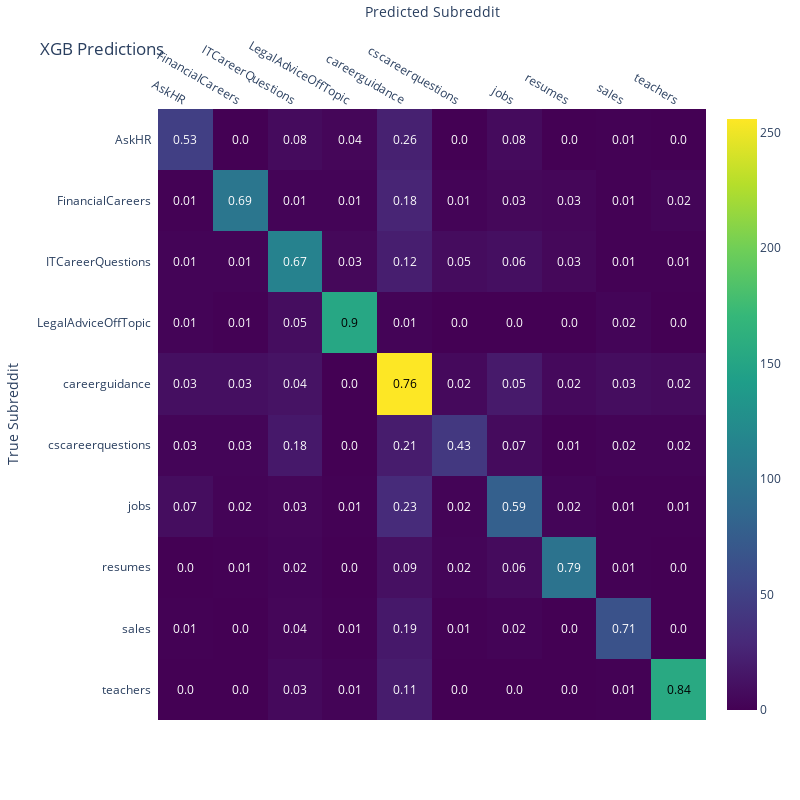

The code cell stored with this chart in its notebook:
### Markdown cell above
XGBoost in comprasion to the linear svc

### Code cell
#XGB
predicted_subreddit_names = label_encoder.inverse_transform(results)
true_subreddit_names = label_encoder.inverse_transform(y_test)

# Compute the confusion matrix
conf_matrix = confusion_matrix(true_subreddit_names, predicted_subreddit_names)

# Get unique class names in the right order
sorted_unique_names = np.unique(np.concatenate((true_subreddit_names, predicted_subreddit_names)))

# Create the heatmap
fig = ff.create_annotated_heatmap(
    z=conf_matrix,
    x=sorted_unique_names.tolist(),  
    y=sorted_unique_names.tolist(),  
    colorscale='Viridis',
    annotation_text=np.around(conf_matrix.astype(float) / conf_matrix.sum(axis=1)[:, np.newaxis], decimals=2).astype(str),
    hoverinfo="z",
    showscale=True
)

# Update the layout
fig.update_layout(
    title='XGB Predictions',
    xaxis=dict(title='Predicted Subreddit'),
    yaxis=dict(title='True Subreddit', autorange='reversed'),
    width=800,  
    height=800,
)

# Show the figure
fig.show()
# Convert Plotly fig to a static image bytes
img_bytes = pio.to_image(fig, format='png')

# Display the static image
Image(img_bytes)

### Figure 1 — Plotly figure (JSON) as saved in the notebook; plotly's stock layout.template omitted (floating-point values rounded to 4 significant figures)
{"data": [{"colorscale": [[0, "#440154"], [0.1111, "#482878"], [0.2222, "#3e4989"], [0.3333, "#31688e"], [0.4444, "#26828e"], [0.5556, "#1f9e89"], [0.6667, "#35b779"], [0.7778, "#6ece58"], [0.8889, "#b5de2b"], [1, "#fde725"]], "hoverinfo": "z", "reversescale": false, "showscale": true, "type": "heatmap", "x": ["AskHR", "FinancialCareers", "ITCareerQuestions", "LegalAdviceOffTopic", "careerguidance", "cscareerquestions", "jobs", "resumes", "sales", "teachers"], "y": ["AskHR", "FinancialCareers", "ITCareerQuestions", "LegalAdviceOffTopic", "careerguidance", "cscareerquestions", "jobs", "resumes", "sales", "teachers"], "z": [[48, 0, 7, 4, 23, 0, 7, 0, 1, 0], [1, 101, 2, 2, 26, 2, 5, 4, 1, 3], [2, 2, 114, 5, 21, 8, 10, 5, 1, 1], [2, 1, 9, 152, 2, 0, 0, 0, 3, 0], [10, 10, 13, 0, 256, 6, 18, 6, 9, 7], [3, 3, 17, 0, 20, 42, 7, 1, 2, 2], [9, 2, 4, 1, 31, 2, 78, 3, 1, 1], [0, 1, 3, 0, 11, 3, 7, 97, 1, 0], [1, 0, 4, 1, 17, 1, 2, 0, 65, 0], [0, 0, 6, 2, 20, 0, 0, 0, 1, 155]]}], "layout": {"annotations": [{"font": {"color": "#FFFFFF"}, "showarrow": false, "text": "0.53", "x": "AskHR", "xref": "x", "y": "AskHR", "yref": "y"}, {"font": {"color": "#FFFFFF"}, "showarrow": false, "text": "0.0", "x": "FinancialCareers", "xref": "x", "y": "AskHR", "yref": "y"}, {"font": {"color": "#FFFFFF"}, "showarrow": false, "text": "0.08", "x": "ITCareerQuestions", "xref": "x", "y": "AskHR", "yref": "y"}, {"font": {"color": "#FFFFFF"}, "showarrow": false, "text": "0.04", "x": "LegalAdviceOffTopic", "xref": "x", "y": "AskHR", "yref": "y"}, {"font": {"color": "#FFFFFF"}, "showarrow": false, "text": "0.26", "x": "careerguidance", "xref": "x", "y": "AskHR", "yref": "y"}, {"font": {"color": "#FFFFFF"}, "showarrow": false, "text": "0.0", "x": "cscareerquestions", "xref": "x", "y": "AskHR", "yref": "y"}, {"font": {"color": "#FFFFFF"}, "showarrow": false, "text": "0.08", "x": "jobs", "xref": "x", "y": "AskHR", "yref": "y"}, {"font": {"color": "#FFFFFF"}, "showarrow": false, "text": "0.0", "x": "resumes", "xref": "x", "y": "AskHR", "yref": "y"}, {"font": {"color": "#FFFFFF"}, "showarrow": false, "text": "0.01", "x": "sales", "xref": "x", "y": "AskHR", "yref": "y"}, {"font": {"color": "#FFFFFF"}, "showarrow": false, "text": "0.0", "x": "teachers", "xref": "x", "y": "AskHR", "yref": "y"}, {"font": {"color": "#FFFFFF"}, "showarrow": false, "text": "0.01", "x": "AskHR", "xref": "x", "y": "FinancialCareers", "yref": "y"}, {"font": {"color": "#FFFFFF"}, "showarrow": false, "text": "0.69", "x": "FinancialCareers", "xref": "x", "y": "FinancialCareers", "yref": "y"}, {"font": {"color": "#FFFFFF"}, "showarrow": false, "text": "0.01", "x": "ITCareerQuestions", "xref": "x", "y": "FinancialCareers", "yref": "y"}, {"font": {"color": "#FFFFFF"}, "showarrow": false, "text": "0.01", "x": "LegalAdviceOffTopic", "xref": "x", "y": "FinancialCareers", "yref": "y"}, {"font": {"color": "#FFFFFF"}, "showarrow": false, "text": "0.18", "x": "careerguidance", "xref": "x", "y": "FinancialCareers", "yref": "y"}, {"font": {"color": "#FFFFFF"}, "showarrow": false, "text": "0.01", "x": "cscareerquestions", "xref": "x", "y": "FinancialCareers", "yref": "y"}, {"font": {"color": "#FFFFFF"}, "showarrow": false, "text": "0.03", "x": "jobs", "xref": "x", "y": "FinancialCareers", "yref": "y"}, {"font": {"color": "#FFFFFF"}, "showarrow": false, "text": "0.03", "x": "resumes", "xref": "x", "y": "FinancialCareers", "yref": "y"}, {"font": {"color": "#FFFFFF"}, "showarrow": false, "text": "0.01", "x": "sales", "xref": "x", "y": "FinancialCareers", "yref": "y"}, {"font": {"color": "#FFFFFF"}, "showarrow": false, "text": "0.02", "x": "teachers", "xref": "x", "y": "FinancialCareers", "yref": "y"}, {"font": {"color": "#FFFFFF"}, "showarrow": false, "text": "0.01", "x": "AskHR", "xref": "x", "y": "ITCareerQuestions", "yref": "y"}, {"font": {"color": "#FFFFFF"}, "showarrow": false, "text": "0.01", "x": "FinancialCareers", "xref": "x", "y": "ITCareerQuestions", "yref": "y"}, {"font": {"color": "#FFFFFF"}, "showarrow": false, "text": "0.67", "x": "ITCareerQuestions", "xref": "x", "y": "ITCareerQuestions", "yref": "y"}, {"font": {"color": "#FFFFFF"}, "showarrow": false, "text": "0.03", "x": "LegalAdviceOffTopic", "xref": "x", "y": "ITCareerQuestions", "yref": "y"}, {"font": {"color": "#FFFFFF"}, "showarrow": false, "text": "0.12", "x": "careerguidance", "xref": "x", "y": "ITCareerQuestions", "yref": "y"}, {"font": {"color": "#FFFFFF"}, "showarrow": false, "text": "0.05", "x": "cscareerquestions", "xref": "x", "y": "ITCareerQuestions", "yref": "y"}, {"font": {"color": "#FFFFFF"}, "showarrow": false, "text": "0.06", "x": "jobs", "xref": "x", "y": "ITCareerQuestions", "yref": "y"}, {"font": {"color": "#FFFFFF"}, "showarrow": false, "text": "0.03", "x": "resumes", "xref": "x", "y": "ITCareerQuestions", "yref": "y"}, {"font": {"color": "#FFFFFF"}, "showarrow": false, "text": "0.01", "x": "sales", "xref": "x", "y": "ITCareerQuestions", "yref": "y"}, {"font": {"color": "#FFFFFF"}, "showarrow": false, "text": "0.01", "x": "teachers", "xref": "x", "y": "ITCareerQuestions", "yref": "y"}, {"font": {"color": "#FFFFFF"}, "showarrow": false, "text": "0.01", "x": "AskHR", "xref": "x", "y": "LegalAdviceOffTopic", "yref": "y"}, {"font": {"color": "#FFFFFF"}, "showarrow": false, "text": "0.01", "x": "FinancialCareers", "xref": "x", "y": "LegalAdviceOffTopic", "yref": "y"}, {"font": {"color": "#FFFFFF"}, "showarrow": false, "text": "0.05", "x": "ITCareerQuestions", "xref": "x", "y": "LegalAdviceOffTopic", "yref": "y"}, {"font": {"color": "#000000"}, "showarrow": false, "text": "0.9", "x": "LegalAdviceOffTopic", "xref": "x", "y": "LegalAdviceOffTopic", "yref": "y"}, {"font": {"color": "#FFFFFF"}, "showarrow": false, "text": "0.01", "x": "careerguidance", "xref": "x", "y": "LegalAdviceOffTopic", "yref": "y"}, {"font": {"color": "#FFFFFF"}, "showarrow": false, "text": "0.0", "x": "cscareerquestions", "xref": "x", "y": "LegalAdviceOffTopic", "yref": "y"}, {"font": {"color": "#FFFFFF"}, "showarrow": false, "text": "0.0", "x": "jobs", "xref": "x", "y": "LegalAdviceOffTopic", "yref": "y"}, {"font": {"color": "#FFFFFF"}, "showarrow": false, "text": "0.0", "x": "resumes", "xref": "x", "y": "LegalAdviceOffTopic", "yref": "y"}, {"font": {"color": "#FFFFFF"}, "showarrow": false, "text": "0.02", "x": "sales", "xref": "x", "y": "LegalAdviceOffTopic", "yref": "y"}, {"font": {"color": "#FFFFFF"}, "showarrow": false, "text": "0.0", "x": "teachers", "xref": "x", "y": "LegalAdviceOffTopic", "yref": "y"}, {"font": {"color": "#FFFFFF"}, "showarrow": false, "text": "0.03", "x": "AskHR", "xref": "x", "y": "careerguidance", "yref": "y"}, {"font": {"color": "#FFFFFF"}, "showarrow": false, "text": "0.03", "x": "FinancialCareers", "xref": "x", "y": "careerguidance", "yref": "y"}, {"font": {"color": "#FFFFFF"}, "showarrow": false, "text": "0.04", "x": "ITCareerQuestions", "xref": "x", "y": "careerguidance", "yref": "y"}, {"font": {"color": "#FFFFFF"}, "showarrow": false, "text": "0.0", "x": "LegalAdviceOffTopic", "xref": "x", "y": "careerguidance", "yref": "y"}, {"font": {"color": "#000000"}, "showarrow": false, "text": "0.76", "x": "careerguidance", "xref": "x", "y": "careerguidance", "yref": "y"}, {"font": {"color": "#FFFFFF"}, "showarrow": false, "text": "0.02", "x": "cscareerquestions", "xref": "x", "y": "careerguidance", "yref": "y"}, {"font": {"color": "#FFFFFF"}, "showarrow": false, "text": "0.05", "x": "jobs", "xref": "x", "y": "careerguidance", "yref": "y"}, {"font": {"color": "#FFFFFF"}, "showarrow": false, "text": "0.02", "x": "resumes", "xref": "x", "y": "careerguidance", "yref": "y"}, {"font": {"color": "#FFFFFF"}, "showarrow": false, "text": "0.03", "x": "sales", "xref": "x", "y": "careerguidance", "yref": "y"}, {"font": {"color": "#FFFFFF"}, "showarrow": false, "text": "0.02", "x": "teachers", "xref": "x", "y": "careerguidance", "yref": "y"}, {"font": {"color": "#FFFFFF"}, "showarrow": false, "text": "0.03", "x": "AskHR", "xref": "x", "y": "cscareerquestions", "yref": "y"}, {"font": {"color": "#FFFFFF"}, "showarrow": false, "text": "0.03", "x": "FinancialCareers", "xref": "x", "y": "cscareerquestions", "yref": "y"}, {"font": {"color": "#FFFFFF"}, "showarrow": false, "text": "0.18", "x": "ITCareerQuestions", "xref": "x", "y": "cscareerquestions", "yref": "y"}, {"font": {"color": "#FFFFFF"}, "showarrow": false, "text": "0.0", "x": "LegalAdviceOffTopic", "xref": "x", "y": "cscareerquestions", "yref": "y"}, {"font": {"color": "#FFFFFF"}, "showarrow": false, "text": "0.21", "x": "careerguidance", "xref": "x", "y": "cscareerquestions", "yref": "y"}, {"font": {"color": "#FFFFFF"}, "showarrow": false, "text": "0.43", "x": "cscareerquestions", "xref": "x", "y": "cscareerquestions", "yref": "y"}, {"font": {"color": "#FFFFFF"}, "showarrow": false, "text": "0.07", "x": "jobs", "xref": "x", "y": "cscareerquestions", "yref": "y"}, {"font": {"color": "#FFFFFF"}, "showarrow": false, "text": "0.01", "x": "resumes", "xref": "x", "y": "cscareerquestions", "yref": "y"}, {"font": {"color": "#FFFFFF"}, "showarrow": false, "text": "0.02", "x": "sales", "xref": "x", "y": "cscareerquestions", "yref": "y"}, {"font": {"color": "#FFFFFF"}, "showarrow": false, "text": "0.02", "x": "teachers", "xref": "x", "y": "cscareerquestions", "yref": "y"}, {"font": {"color": "#FFFFFF"}, "showarrow": false, "text": "0.07", "x": "AskHR", "xref": "x", "y": "jobs", "yref": "y"}, {"font": {"color": "#FFFFFF"}, "showarrow": false, "text": "0.02", "x": "FinancialCareers", "xref": "x", "y": "jobs", "yref": "y"}, {"font": {"color": "#FFFFFF"}, "showarrow": false, "text": "0.03", "x": "ITCareerQuestions", "xref": "x", "y": "jobs", "yref": "y"}, {"font": {"color": "#FFFFFF"}, "showarrow": false, "text": "0.01", "x": "LegalAdviceOffTopic", "xref": "x", "y": "jobs", "yref": "y"}, {"font": {"color": "#FFFFFF"}, "showarrow": false, "text": "0.23", "x": "careerguidance", "xref": "x", "y": "jobs", "yref": "y"}, {"font": {"color": "#FFFFFF"}, "showarrow": false, "text": "0.02", "x": "cscareerquestions", "xref": "x", "y": "jobs", "yref": "y"}, {"font": {"color": "#FFFFFF"}, "showarrow": false, "text": "0.59", "x": "jobs", "xref": "x", "y": "jobs", "yref": "y"}, {"font": {"color": "#FFFFFF"}, "showarrow": false, "text": "0.02", "x": "resumes", "xref": "x", "y": "jobs", "yref": "y"}, {"font": {"color": "#FFFFFF"}, "showarrow": false, "text": "0.01", "x": "sales", "xref": "x", "y": "jobs", "yref": "y"}, {"font": {"color": "#FFFFFF"}, "showarrow": false, "text": "0.01", "x": "teachers", "xref": "x", "y": "jobs", "yref": "y"}, {"font": {"color": "#FFFFFF"}, "showarrow": false, "text": "0.0", "x": "AskHR", "xref": "x", "y": "resumes", "yref": "y"}, {"font": {"color": "#FFFFFF"}, "showarrow": false, "text": "0.01", "x": "FinancialCareers", "xref": "x", "y": "resumes", "yref": "y"}, {"font": {"color": "#FFFFFF"}, "showarrow": false, "text": "0.02", "x": "ITCareerQuestions", "xref": "x", "y": "resumes", "yref": "y"}, {"font": {"color": "#FFFFFF"}, "showarrow": false, "text": "0.0", "x": "LegalAdviceOffTopic", "xref": "x", "y": "resumes", "yref": "y"}, {"font": {"color": "#FFFFFF"}, "showarrow": false, "text": "0.09", "x": "careerguidance", "xref": "x", "y": "resumes", "yref": "y"}, {"font": {"color": "#FFFFFF"}, "showarrow": false, "text": "0.02", "x": "cscareerquestions", "xref": "x", "y": "resumes", "yref": "y"}, {"font": {"color": "#FFFFFF"}, "showarrow": false, "text": "0.06", "x": "jobs", "xref": "x", "y": "resumes", "yref": "y"}, {"font": {"color": "#FFFFFF"}, "showarrow": false, "text": "0.79", "x": "resumes", "xref": "x", "y": "resumes", "yref": "y"}, {"font": {"color": "#FFFFFF"}, "showarrow": false, "text": "0.01", "x": "sales", "xref": "x", "y": "resumes", "yref": "y"}, {"font": {"color": "#FFFFFF"}, "showarrow": false, "text": "0.0", "x": "teachers", "xref": "x", "y": "resumes", "yref": "y"}, {"font": {"color": "#FFFFFF"}, "showarrow": false, "text": "0.01", "x": "AskHR", "xref": "x", "y": "sales", "yref": "y"}, {"font": {"color": "#FFFFFF"}, "showarrow": false, "text": "0.0", "x": "FinancialCareers", "xref": "x", "y": "sales", "yref": "y"}, {"font": {"color": "#FFFFFF"}, "showarrow": false, "text": "0.04", "x": "ITCareerQuestions", "xref": "x", "y": "sales", "yref": "y"}, {"font": {"color": "#FFFFFF"}, "showarrow": false, "text": "0.01", "x": "LegalAdviceOffTopic", "xref": "x", "y": "sales", "yref": "y"}, {"font": {"color": "#FFFFFF"}, "showarrow": false, "text": "0.19", "x": "careerguidance", "xref": "x", "y": "sales", "yref": "y"}, {"font": {"color": "#FFFFFF"}, "showarrow": false, "text": "0.01", "x": "cscareerquestions", "xref": "x", "y": "sales", "yref": "y"}, {"font": {"color": "#FFFFFF"}, "showarrow": false, "text": "0.02", "x": "jobs", "xref": "x", "y": "sales", "yref": "y"}, {"font": {"color": "#FFFFFF"}, "showarrow": false, "text": "0.0", "x": "resumes", "xref": "x", "y": "sales", "yref": "y"}, {"font": {"color": "#FFFFFF"}, "showarrow": false, "text": "0.71", "x": "sales", "xref": "x", "y": "sales", "yref": "y"}, {"font": {"color": "#FFFFFF"}, "showarrow": false, "text": "0.0", "x": "teachers", "xref": "x", "y": "sales", "yref": "y"}, {"font": {"color": "#FFFFFF"}, "showarrow": false, "text": "0.0", "x": "AskHR", "xref": "x", "y": "teachers", "yref": "y"}, {"font": {"color": "#FFFFFF"}, "showarrow": false, "text": "0.0", "x": "FinancialCareers", "xref": "x", "y": "teachers", "yref": "y"}, {"font": {"color": "#FFFFFF"}, "showarrow": false, "text": "0.03", "x": "ITCareerQuestions", "xref": "x", "y": "teachers", "yref": "y"}, {"font": {"color": "#FFFFFF"}, "showarrow": false, "text": "0.01", "x": "LegalAdviceOffTopic", "xref": "x", "y": "teachers", "yref": "y"}, {"font": {"color": "#FFFFFF"}, "showarrow": false, "text": "0.11", "x": "careerguidance", "xref": "x", "y": "teachers", "yref": "y"}, {"font": {"color": "#FFFFFF"}, "showarrow": false, "text": "0.0", "x": "cscareerquestions", "xref": "x", "y": "teachers", "yref": "y"}, {"font": {"color": "#FFFFFF"}, "showarrow": false, "text": "0.0", "x": "jobs", "xref": "x", "y": "teachers", "yref": "y"}, {"font": {"color": "#FFFFFF"}, "showarrow": false, "text": "0.0", "x": "resumes", "xref": "x", "y": "teachers", "yref": "y"}, {"font": {"color": "#FFFFFF"}, "showarrow": false, "text": "0.01", "x": "sales", "xref": "x", "y": "teachers", "yref": "y"}, {"font": {"color": "#000000"}, "showarrow": false, "text": "0.84", "x": "teachers", "xref": "x", "y": "teachers", "yref": "y"}], "height": 800, "title": {"text": "XGB Predictions"}, "width": 800, "xaxis": {"dtick": 1, "gridcolor": "rgb(0, 0, 0)", "side": "top", "ticks": "", "title": {"text": "Predicted Subreddit"}}, "yaxis": {"autorange": "reversed", "dtick": 1, "ticks": "", "ticksuffix": "  ", "title": {"text": "True Subreddit"}}}}
